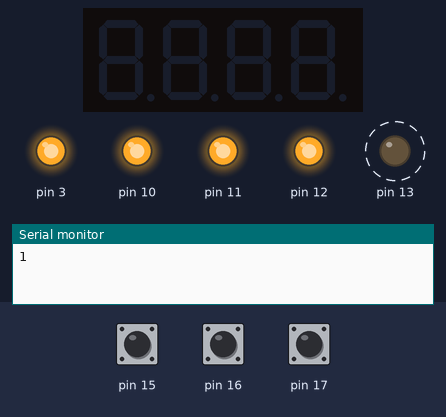
Recording of a sketch running on a simulated Arduino Uno, built with avr-gcc and run on an emulated ATmega328P. Shown: 4-digit seven-segment display, output pins drawn as LEDs (lit = HIGH), the last lines printed to the serial monitor. Dashed ring = blinking. Inputs (shaded band) come from the test bench; at power-on: pin 15 HIGH, pin 17 HIGH, pin 16 HIGH.

Above: at 0.8 s.
0.9 s: pin 15 pulled LOW for 0.15 s
At 1.8 s:
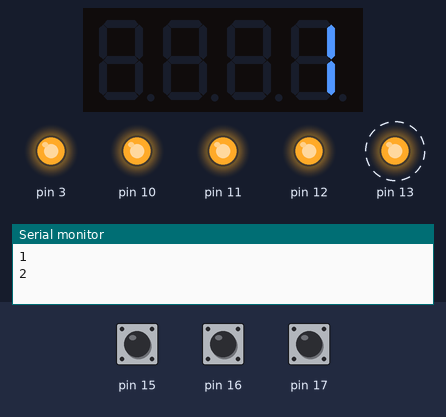
4.0 s: pin 17 pulled LOW for 0.15 s
At 5.6 s:
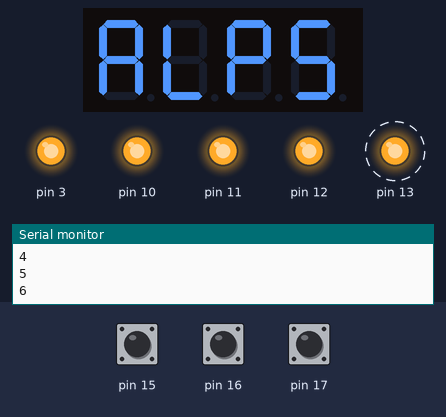
7.1 s: pin 15 pulled LOW for 1 s
At 9.4 s:
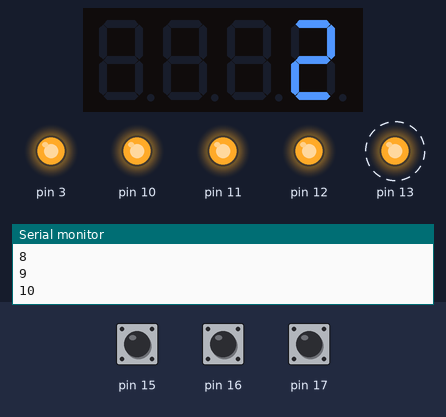
Timing chart, 0 to 15.6 s (numbered marks = the images above; inputs shaded):
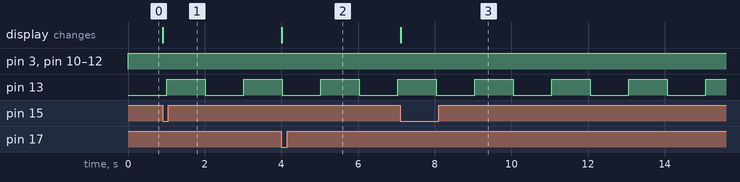

The sketch:

ex2.ino
```cpp
#include <Arduino_FreeRTOS.h>
#include <TimerOne.h>
#include <MultiFuncShield.h>
#include <Wire.h>
#include <avr/interrupt.h>

void taskBlink1 (void *pvParameters);
void taskPrint (void *pvParameters);

void setup() {
 //Initialize the shield
 Timer1.initialize();
 MFS.initialize(&Timer1);

//Initialize the Serial interface
 Serial.begin(9600);
 xTaskCreate (taskBlink1, //Function
              "Led1", //Description
              128, //Stack "size"
              NULL, //Parameters for the function
              2, //Priority
              NULL); //Task handler

 xTaskCreate (taskPrint, "Print", 128, NULL, 1, NULL);

  xTaskCreate (taskDisplay, //Function
               "UART", //Description
               128, //Tasksize
               NULL, //Parameters for the function
               1, //priority
               NULL); //Task handler

  xTaskCreate (taskBuzz, //Function
               "BuzzLightyear", //Description
               128, //Tasksize
               NULL, //Parameters for the function
               1, //priority
               NULL); //Task handler

 vTaskStartScheduler();
}

void taskBlink1 (void *pvParameters)
{
 while(1)
 {
  MFS.writeLeds (LED_1, ON);
  vTaskDelay (1000 / portTICK_PERIOD_MS);
  MFS.writeLeds (LED_1, OFF);
  vTaskDelay (1000 / portTICK_PERIOD_MS);
 }
}

void taskPrint (void *pvParameters)
{
 int countTime = 0;
 while(1)
 {
  countTime++;
  Serial.println(countTime);
  vTaskDelay (1000 / portTICK_PERIOD_MS);
 }
}

void taskDisplay (void *pvParameters)
{
 int countClicks = 0;
 while(1)
 {
  byte btn = MFS.getButton();
  if (btn == BUTTON_1_PRESSED)
  {
  countClicks++;
  MFS.write(countClicks);
  }
 }
}

void taskBuzz (void *pvParameters)
{
  while(1)
 {
  byte btn = MFS.getButton();
  if (btn == BUTTON_3_PRESSED)
  {
  MFS.write("ALPS");

  }
}
}

void loop() {
}
```

Measured:
- after the input at 0.9 s, the display: changes at once (image 1)
- after the input at 4.0 s, the display: changes at once (image 2)
- after the input at 7.1 s, the display: changes at once (image 3)
- by itself, pin 13: alternates HIGH for 1.0 s and LOW for 1.0 s
